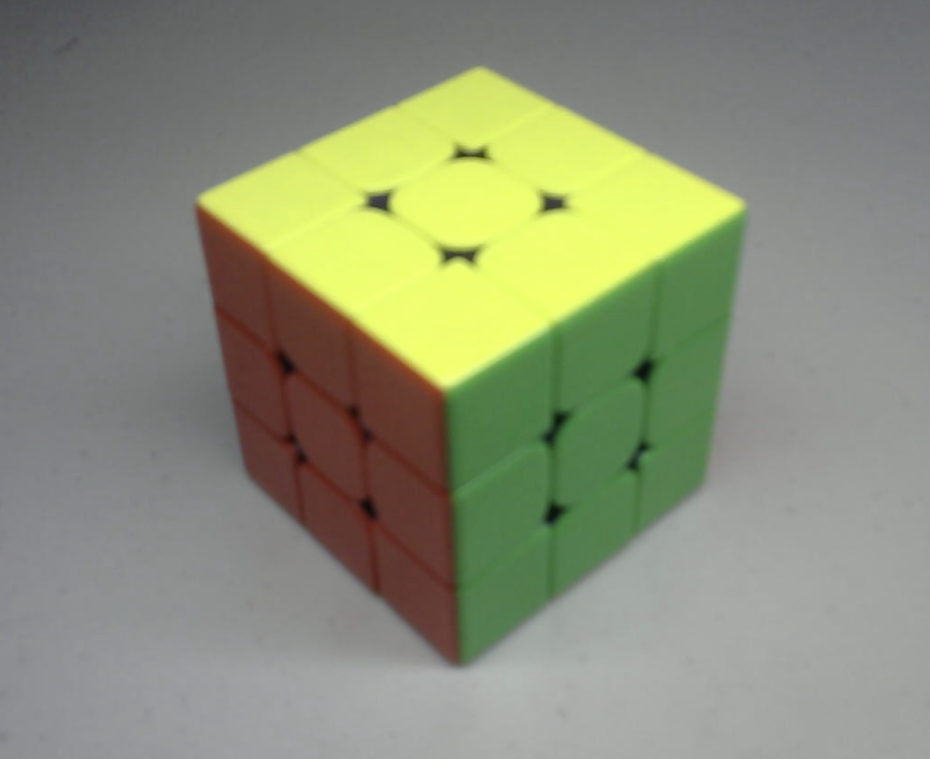
#> input picture Photos/cube.png, 930 x 759 px, shrunk from 1534 x 1252 before the run
$ python thresh.py
#> lines starting #> are read from the running program, lines starting #| are printed output that depends on the picture; after the words box and inside, x2 and y2 are one past the last pixel; in counts of white or black regions, pixels touching at a corner belong together
import cv2 as cv
import numpy as np

img = cv.imread('../Photos/cube.png')
#> img is the input picture: shape (759, 930, 3); mean B, G, R 120.2, 144.3, 139.7
cv.imshow('Cube', img)

hsv = cv.cvtColor(img, cv.COLOR_BGR2HSV)
#> hsv: shape (759, 930, 3); mean H, S, V 59.8, 44.2, 148
cv.imshow("hsv", hsv)

gray = cv.cvtColor(img, cv.COLOR_BGR2GRAY)
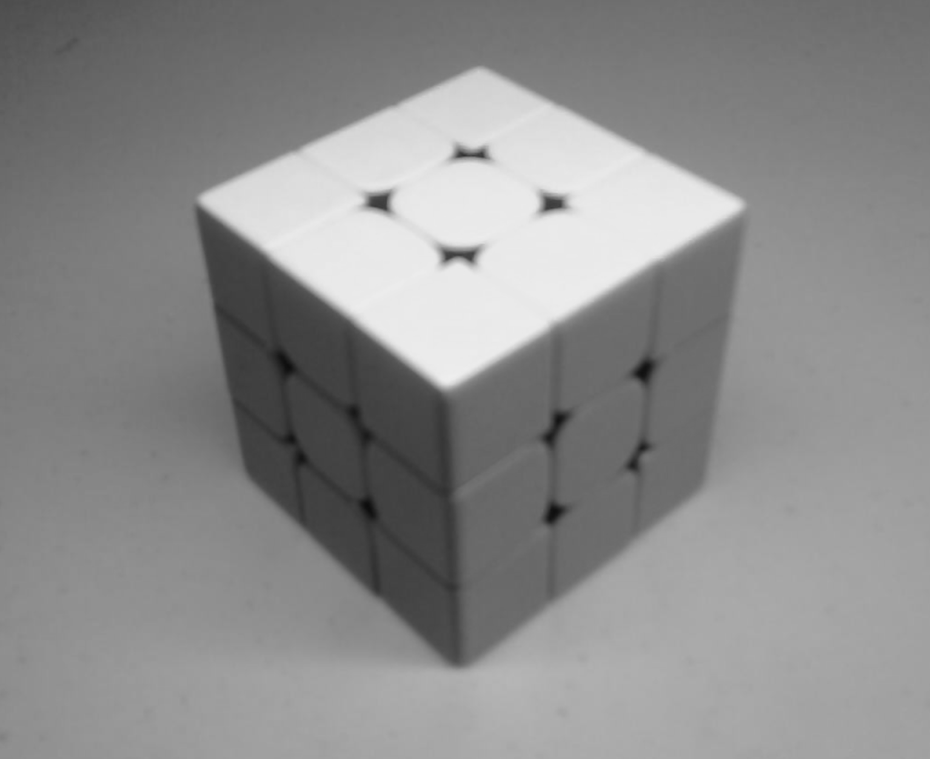
#> gray: shape (759, 930); min 12, max 239, mean 140.1
cv.imshow('gray', gray)

#simple
threshold, thresh = cv.threshold(gray, 190, 255, cv.THRESH_BINARY)
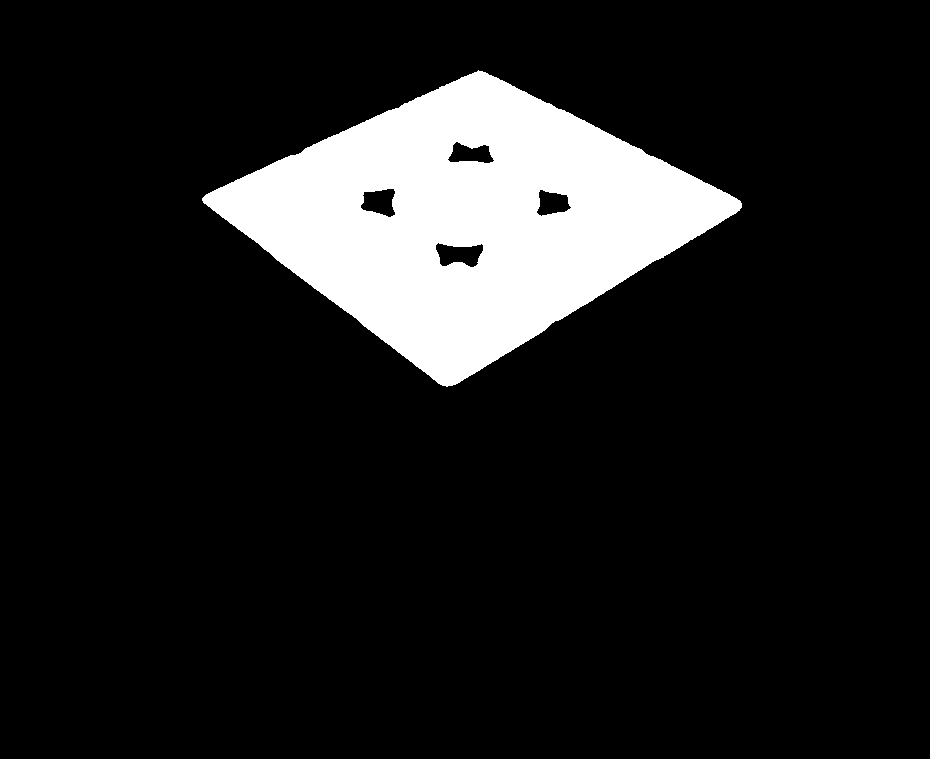
#> thresh: shape (759, 930); 12.2% white; 1 white region, box (x1, y1, x2, y2) and area: (202, 70, 742, 387) 85935
cv.imshow("Threshol", thresh)

# adaptive
adaptive_thresh = cv.adaptiveThreshold(gray, 255, cv.ADAPTIVE_THRESH_GAUSSIAN_C, cv.THRESH_BINARY, 65, 5)
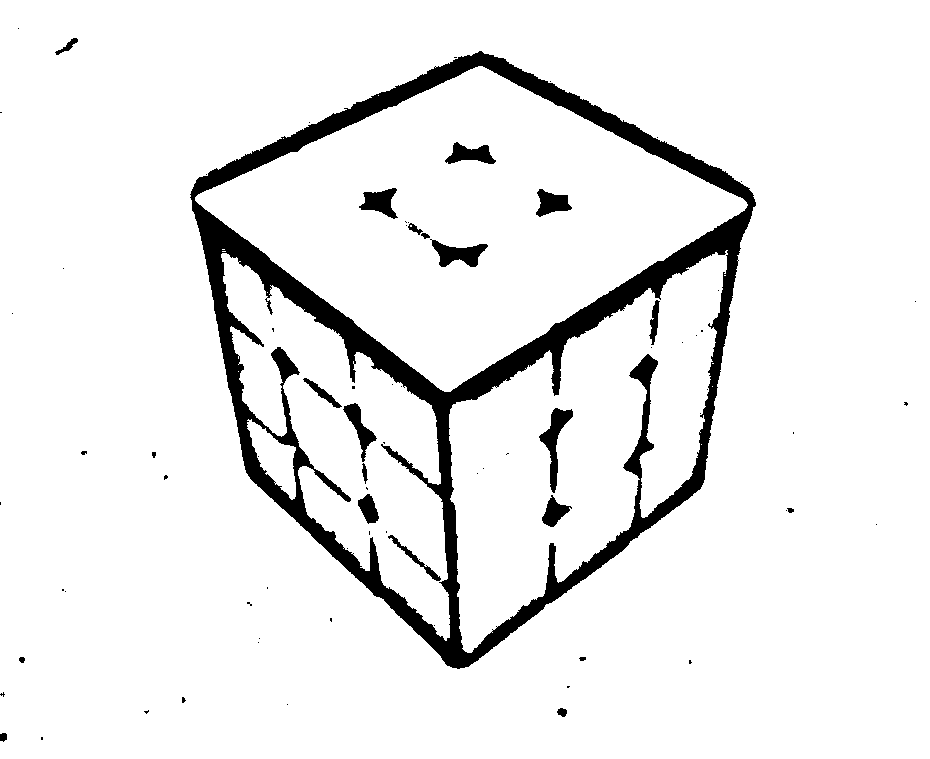
#> adaptive_thresh: shape (759, 930); 92.6% white; 78 black regions (56 under 20 px), largest, box (x1, y1, x2, y2) and area: (190, 51, 756, 669) 45545, (539, 408, 573, 493) 930, (430, 239, 488, 267) 814
cv.imshow("adaptive", adaptive_thresh)


cv.waitKey(0)
